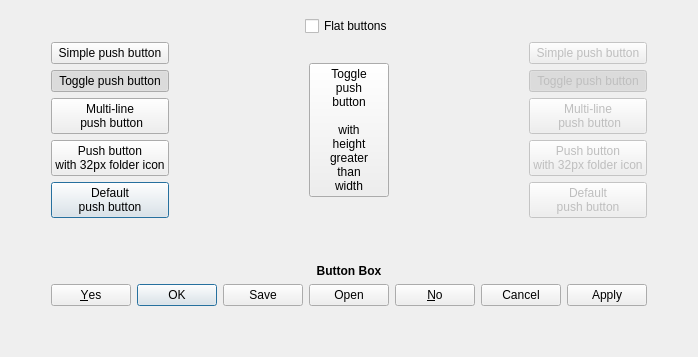
   <widget class="QWidget" name="tab">
    <attribute name="title">
     <string>Push buttons</string>
    </attribute>
    <layout class="QGridLayout" name="gridLayout_20">
     <item row="8" column="2">
      <spacer name="verticalSpacer_14">
       <property name="orientation">
        <enum>Qt::Vertical</enum>
       </property>
       <property name="sizeHint" stdset="0">
        <size>
         <width>20</width>
         <height>40</height>
        </size>
       </property>
      </spacer>
     </item>
     <item row="7" column="1" colspan="3">
      <layout class="QHBoxLayout" name="horizontalLayout">
       <property name="spacing">
        <number>0</number>
       </property>
       <item>
        <widget class="QDialogButtonBox" name="buttonBox">
         <property name="standardButtons">
          <set>QDialogButtonBox::Apply|QDialogButtonBox::Cancel|QDialogButtonBox::No|QDialogButtonBox::Ok|QDialogButtonBox::Open|QDialogButtonBox::Save|QDialogButtonBox::Yes</set>
         </property>
        </widget>
       </item>
      </layout>
     </item>
     <item row="7" column="0">
      <spacer name="horizontalSpacer_2">
       <property name="orientation">
        <enum>Qt::Horizontal</enum>
       </property>
       <property name="sizeHint" stdset="0">
        <size>
         <width>40</width>
         <height>20</height>
        </size>
       </property>
      </spacer>
     </item>
     <item row="3" column="1" rowspan="2" colspan="3">
      <layout class="QGridLayout" name="gridLayout_3">
       <item row="0" column="2" rowspan="5">
        <widget class="QPushButton" name="pushButton_7">
         <property name="text">
          <string>Toggle
push
button

with
height
greater
than
width</string>
         </property>
         <property name="checkable">
          <bool>true</bool>
         </property>
        </widget>
       </item>
       <item row="0" column="0">
        <widget class="QPushButton" name="pushButton">
         <property name="text">
          <string>Simple push button</string>
         </property>
        </widget>
       </item>
       <item row="0" column="4">
        <widget class="QPushButton" name="pushButton_9">
         <property name="enabled">
          <bool>false</bool>
         </property>
         <property name="text">
          <string>Simple push button</string>
         </property>
        </widget>
       </item>
       <item row="1" column="0">
        <widget class="QPushButton" name="pushButton_4">
         <property name="text">
          <string>Toggle push button</string>
         </property>
         <property name="checkable">
          <bool>true</bool>
         </property>
         <property name="checked">
          <bool>true</bool>
         </property>
        </widget>
       </item>
       <item row="1" column="4">
        <widget class="QPushButton" name="pushButton_11">
         <property name="enabled">
          <bool>false</bool>
         </property>
         <property name="text">
          <string>Toggle push button</string>
         </property>
         <property name="checkable">
          <bool>true</bool>
         </property>
         <property name="checked">
          <bool>true</bool>
         </property>
        </widget>
       </item>
       <item row="2" column="0">
        <widget class="QPushButton" name="pushButton_2">
         <property name="text">
          <string>Multi-line
 push button</string>
         </property>
        </widget>
       </item>
       <item row="2" column="4">
        <widget class="QPushButton" name="pushButton_10">
         <property name="enabled">
          <bool>false</bool>
         </property>
         <property name="text">
          <string>Multi-line
 push button</string>
         </property>
        </widget>
       </item>
       <item row="3" column="0">
        <widget class="QPushButton" name="pushButton_3">
         <property name="text">
          <string>Push button
with 32px folder icon</string>
         </property>
         <property name="icon">
          <iconset theme="folder">
           <normaloff>.</normaloff>.</iconset>
         </property>
         <property name="iconSize">
          <size>
           <width>32</width>
           <height>32</height>
          </size>
         </property>
        </widget>
       </item>
       <item row="3" column="4">
        <widget class="QPushButton" name="pushButton_12">
         <property name="enabled">
          <bool>false</bool>
         </property>
         <property name="text">
          <string>Push button
with 32px folder icon</string>
         </property>
         <property name="icon">
          <iconset theme="folder">
           <normaloff>.</normaloff>.</iconset>
         </property>
         <property name="iconSize">
          <size>
           <width>32</width>
           <height>32</height>
          </size>
         </property>
        </widget>
       </item>
       <item row="2" column="3">
        <spacer name="horizontalSpacer_12">
         <property name="orientation">
          <enum>Qt::Horizontal</enum>
         </property>
         <property name="sizeHint" stdset="0">
          <size>
           <width>10</width>
           <height>20</height>
          </size>
         </property>
        </spacer>
       </item>
       <item row="4" column="0">
        <widget class="QPushButton" name="pushButton_5">
         <property name="text">
          <string>Default
push button</string>
         </property>
         <property name="default">
          <bool>true</bool>
         </property>
        </widget>
       </item>
       <item row="4" column="4">
        <widget class="QPushButton" name="pushButton_6">
         <property name="enabled">
          <bool>false</bool>
         </property>
         <property name="text">
          <string>Default
push button</string>
         </property>
         <property name="default">
          <bool>true</bool>
         </property>
        </widget>
       </item>
       <item row="0" column="1">
        <spacer name="horizontalSpacer_17">
         <property name="orientation">
          <enum>Qt::Horizontal</enum>
         </property>
         <property name="sizeType">
          <enum>QSizePolicy::Expanding</enum>
         </property>
         <property name="sizeHint" stdset="0">
          <size>
           <width>10</width>
           <height>20</height>
          </size>
         </property>
        </spacer>
       </item>
      </layout>
     </item>
     <item row="7" column="4">
      <spacer name="horizontalSpacer_11">
       <property name="orientation">
        <enum>Qt::Horizontal</enum>
       </property>
       <property name="sizeHint" stdset="0">
        <size>
         <width>40</width>
         <height>20</height>
        </size>
       </property>
      </spacer>
     </item>
     <item row="1" column="2" alignment="Qt::AlignHCenter">
      <widget class="QCheckBox" name="checkBoxFlat">
       <property name="text">
        <string>Flat buttons</string>
       </property>
      </widget>
     </item>
     <item row="6" column="1" colspan="3">
      <widget class="QLabel" name="label_7">
       <property name="font">
        <font>
         <weight>75</weight>
         <bold>true</bold>
        </font>
       </property>
       <property name="text">
        <string>Button Box</string>
       </property>
       <property name="alignment">
        <set>Qt::AlignCenter</set>
       </property>
       <property name="margin">
        <number>10</number>
       </property>
      </widget>
     </item>
     <item row="3" column="4" rowspan="2">
      <spacer name="horizontalSpacer">
       <property name="orientation">
        <enum>Qt::Horizontal</enum>
       </property>
       <property name="sizeHint" stdset="0">
        <size>
         <width>0</width>
         <height>20</height>
        </size>
       </property>
      </spacer>
     </item>
     <item row="3" column="0" rowspan="2">
      <spacer name="horizontalSpacer_13">
       <property name="orientation">
        <enum>Qt::Horizontal</enum>
       </property>
       <property name="sizeHint" stdset="0">
        <size>
         <width>0</width>
         <height>20</height>
        </size>
       </property>
      </spacer>
     </item>
     <item row="0" column="2">
      <spacer name="verticalSpacer_3">
       <property name="orientation">
        <enum>Qt::Vertical</enum>
       </property>
       <property name="sizeType">
        <enum>QSizePolicy::Fixed</enum>
       </property>
       <property name="sizeHint" stdset="0">
        <size>
         <width>20</width>
         <height>5</height>
        </size>
       </property>
      </spacer>
     </item>
     <item row="5" column="2">
      <spacer name="verticalSpacer_2">
       <property name="orientation">
        <enum>Qt::Vertical</enum>
       </property>
       <property name="sizeHint" stdset="0">
        <size>
         <width>20</width>
         <height>40</height>
        </size>
       </property>
      </spacer>
     </item>
     <item row="2" column="2">
      <spacer name="verticalSpacer_15">
       <property name="orientation">
        <enum>Qt::Vertical</enum>
       </property>
       <property name="sizeHint" stdset="0">
        <size>
         <width>0</width>
         <height>0</height>
        </size>
       </property>
      </spacer>
     </item>
    </layout>
   </widget>
